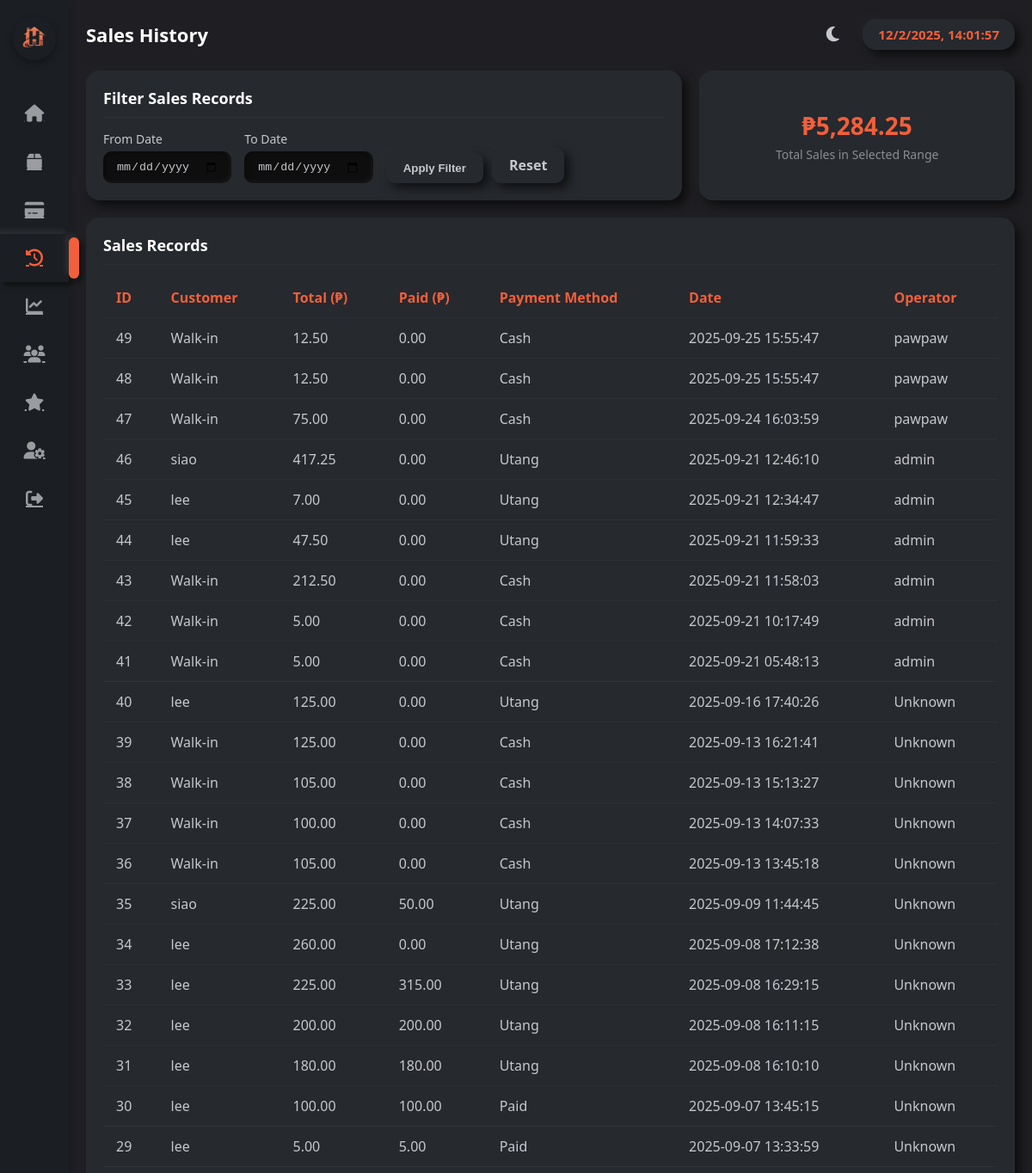
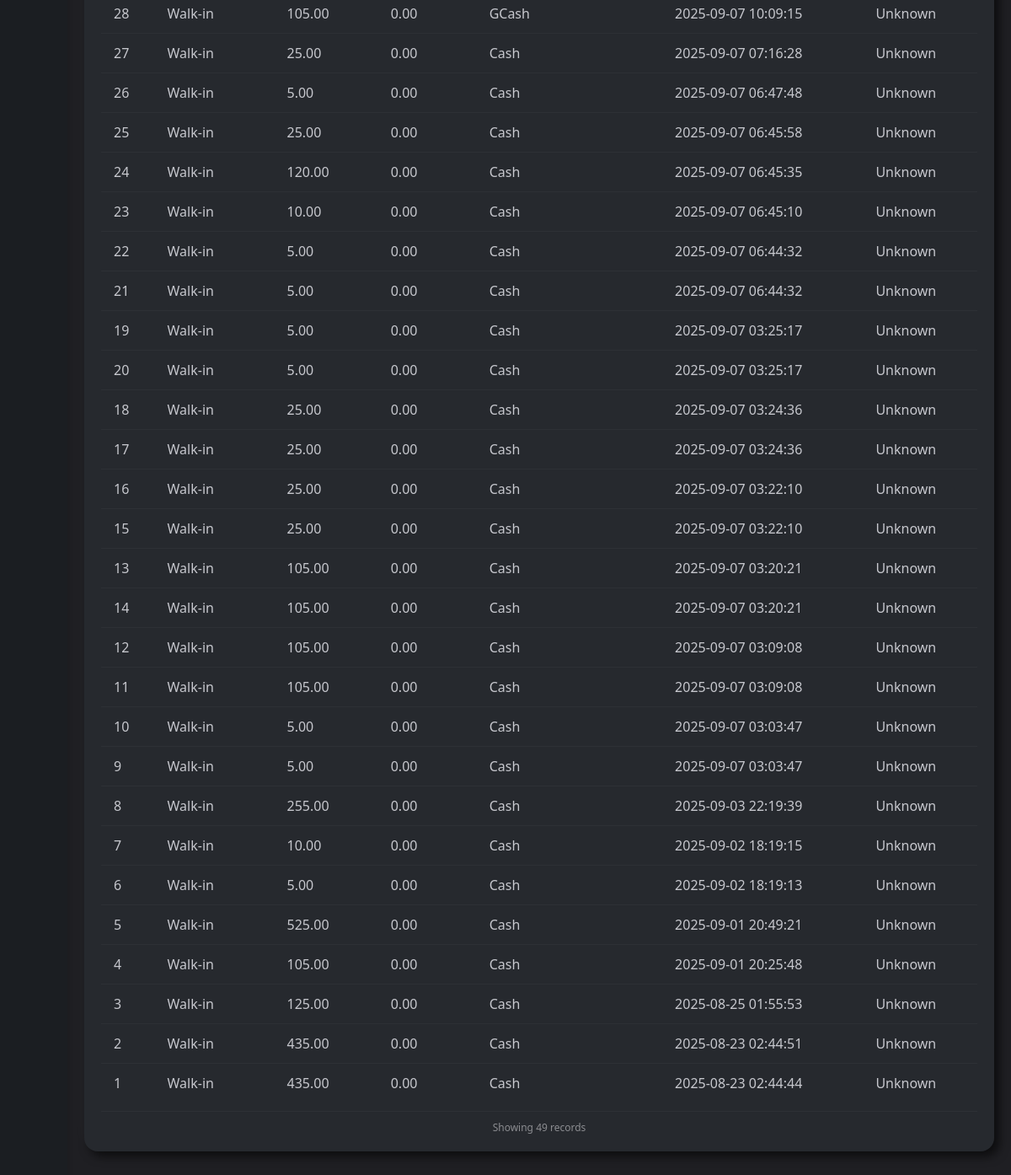
The app's page /sales_history.php (signed in), older data (2 pictures, top to bottom).
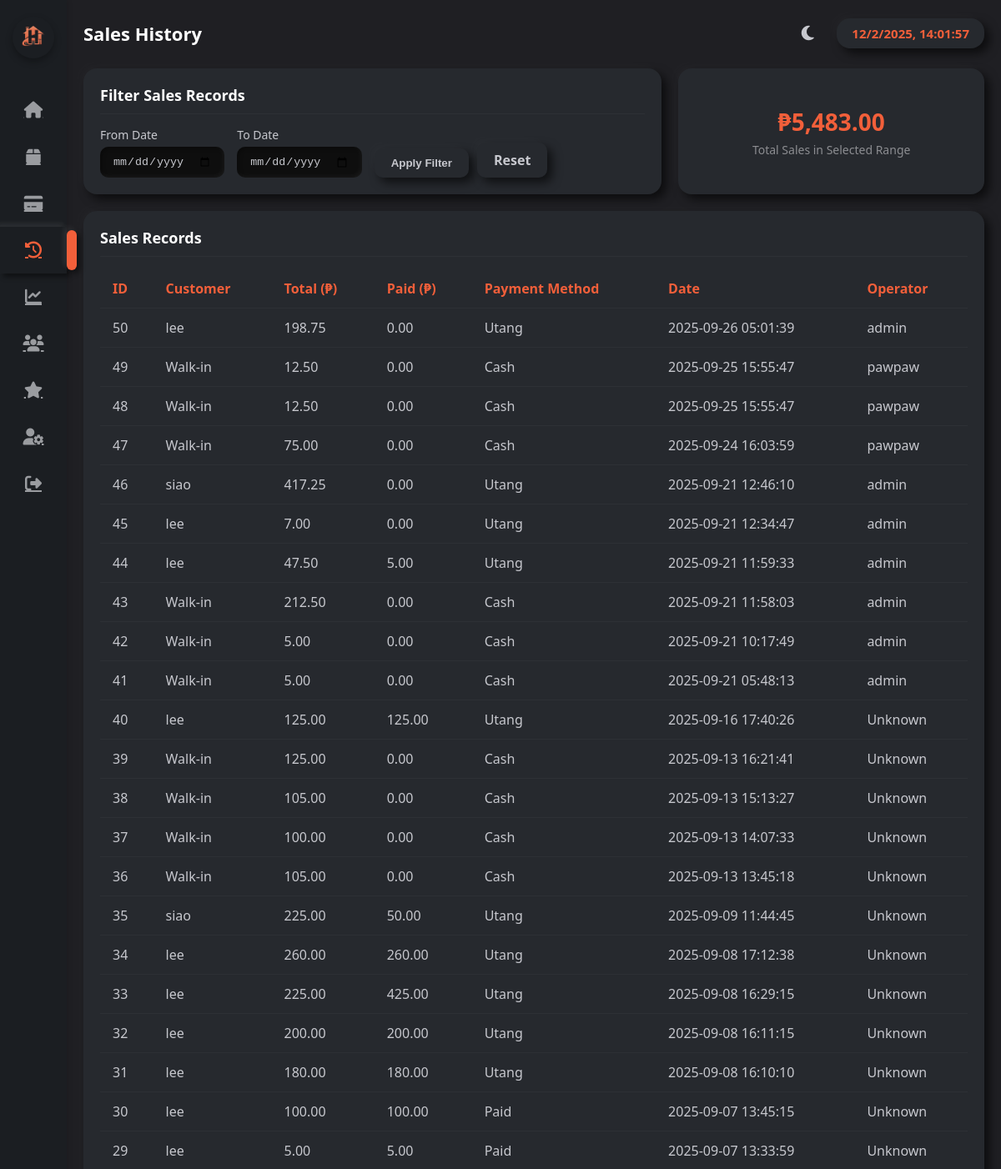
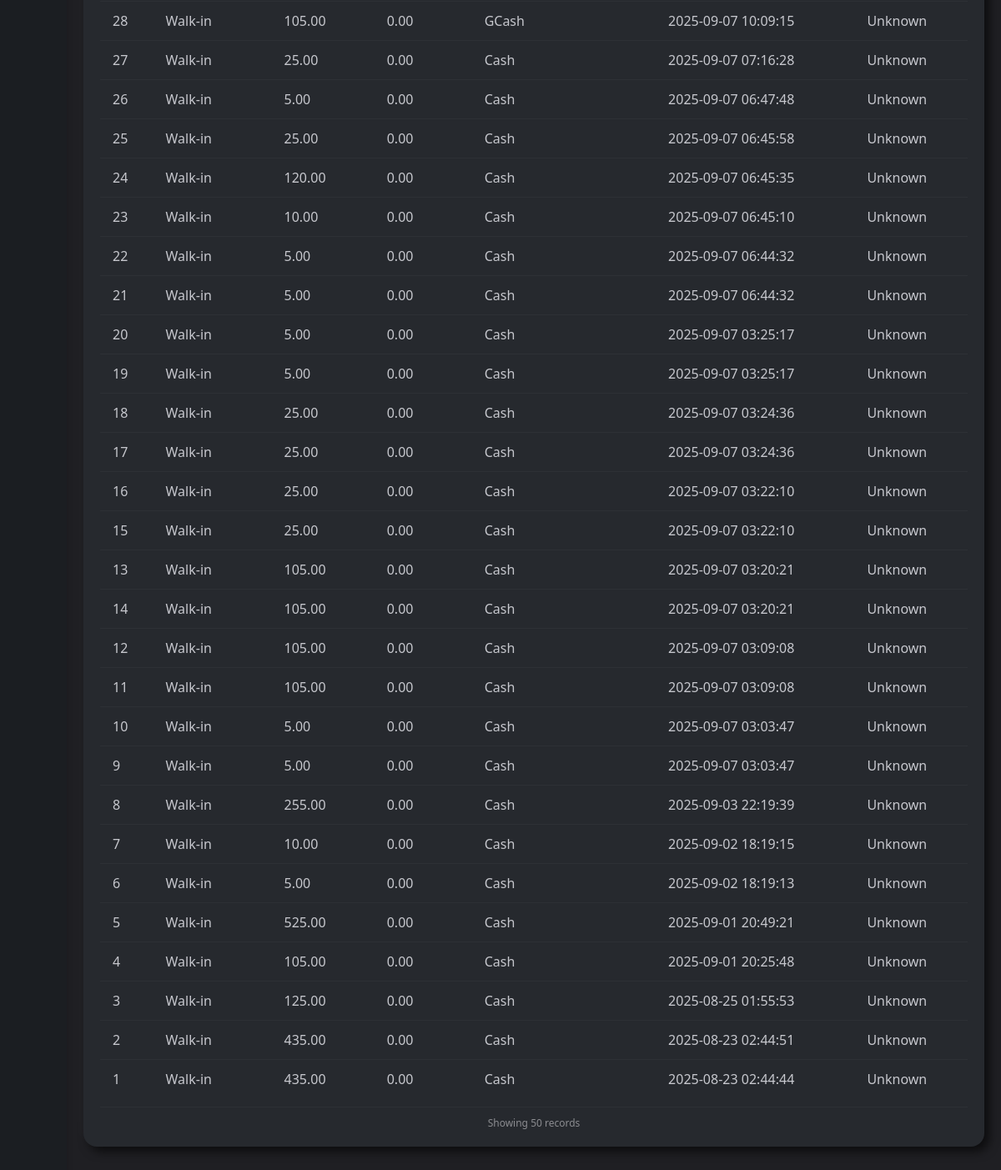
The same page, newer data (2 pictures, top to bottom).
### tables this page shows
CREATE TABLE `sales` (
  `id` int(11) NOT NULL,
  `customer_id` int(11) DEFAULT NULL,
  `user_id` int(11) DEFAULT NULL,
  `total_amount` decimal(10,2) NOT NULL,
  `payment_method` varchar(50) NOT NULL,
  `created_at` timestamp NOT NULL DEFAULT current_timestamp(),
  `paid_amount` decimal(10,2) NOT NULL DEFAULT 0.00
);

CREATE TABLE `users` (
  `id` int(11) NOT NULL,
  `username` varchar(100) NOT NULL,
  `password` varchar(255) NOT NULL,
  `role` enum('admin','cashier') DEFAULT 'cashier',
  `photo` varchar(255) DEFAULT NULL,
  `created_at` timestamp NOT NULL DEFAULT current_timestamp()
);

### sales_history.php (the view, shortened to what this page needs)
<?php
include 'db.php';
 $currentTheme = $_SESSION['theme'];
 $start = $_GET['start_date'] ?? '';
 $end   = $_GET['end_date'] ?? '';
 $where = '';
 $sql = "
  SELECT s.id,
         COALESCE(c.name,'Walk-in') AS customer_name,
         s.total_amount,
         s.paid_amount,
         s.payment_method,
         s.created_at,
         u.username AS operator_name
  FROM sales s
  LEFT JOIN customers c ON s.customer_id = c.id
  LEFT JOIN users u ON s.user_id = u.id
  $where
  ORDER BY s.created_at DESC";
 $result = $conn->query($sql) or die($conn->error);
 $totalQ = $conn->query("SELECT SUM(total_amount) AS total FROM sales s $where");
 $totalSales = $totalQ->fetch_assoc()['total'] ?? 0;
?>
<!DOCTYPE html>
<html lang="en">
<head>
<link rel="stylesheet" href="https://cdnjs.cloudflare.com/ajax/libs/font-awesome/6.4.0/css/all.min.css">
</head>
<body class="<?php echo $currentTheme === 'light' ? 'light-mode' : ''; ?>">
<nav class="sidebar">
  <div class="logo">
    <img src="uploads/logo.png" alt="POS System Logo">
  </div>
  <ul>
    <li>
      <a href="dashboard.php" >
        <i class="fa fa-home"></i>
      </a>
    </li>
    <li>
      <a href="inventory.php">
        <i class="fa fa-box"></i>
      </a>
    </li>
    <li>
      <a href="sales.php">
        <i class="fa fa-credit-card"></i>
      </a>
    </li>
    <li>
      <a href="sales_history.php" class="active">
        <i class="fa fa-history"></i>
      </a>
    </li>
    <li>
      <a href="sales_report.php">
        <i class="fa fa-chart-line"></i>
      </a>
    </li>
    <li>
      <a href="customers.php">
        <i class="fa fa-users"></i>
      </a>
    </li>
    <li>
      <a href="customer_loyalty.php" >
        <i class="fa fa-star"></i>
      </a>
    </li>
    <li>
      <a href="user_management.php">
        <i class="fa fa-user-cog"></i>
      </a>
    </li>
    <li>
      <a href="logout.php">
        <i class="fa fa-sign-out-alt"></i>
      </a>
    </li>
  </ul>
</nav>
<div class="wrapper">
  <main class="main">
    <div class="topbar">
      <h1>Sales History</h1>
      <div style="display: flex; align-items: center;">
        <button id="theme-toggle" class="theme-toggle" title="Toggle theme">
          <i class="fas fa-<?php echo $currentTheme === 'light' ? 'sun' : 'moon'; ?>"></i>
        </button>
        <div id="clock" class="clock-card neu"></div>
      </div>
    </div>
    <div class="top-section">
      <div class="filter-card neu">
        <h2>Filter Sales Records</h2>
        <form method="get" class="filter-bar">
          <div class="filter-group">
            <label>From Date</label>
            <input type="date" name="start_date" value="<?= htmlspecialchars($start) ?>">
          </div>
          <div class="filter-group">
            <label>To Date</label>
            <input type="date" name="end_date" value="<?= htmlspecialchars($end) ?>">
          </div>
          <div class="filter-actions">
            <button type="submit">Apply Filter</button>
            <a href="sales_history.php" class="reset-btn">Reset</a>
          </div>
        </form>
      </div>
      <div class="summary-card neu">
        <h3>₱<?= number_format($totalSales,2) ?></h3>
        <p>Total Sales in Selected Range</p>
      </div>
    </div>
    <div class="table-scroll-container neu">
      <div class="table-header">
        <h2>Sales Records</h2>
      </div>
      <div class="table-wrapper">
        <table>
          <thead>
            <tr>
              <th>ID</th>
              <th>Customer</th>
              <th>Total (₱)</th>
              <th>Paid (₱)</th>
              <th>Payment Method</th>
              <th>Date</th>
              <th>Operator</th>
            </tr>
          </thead>
          <tbody>
            <?php if($result && $result->num_rows > 0): ?>
              <?php while($row = $result->fetch_assoc()): ?>
                <tr class="sale-row" data-id="<?= $row['id'] ?>">
                  <td><?= $row['id'] ?></td>
                  <td><?= $row['customer_name'] ?></td>
                  <td><?= number_format($row['total_amount'],2) ?></td>
                  <td><?= number_format($row['paid_amount'],2) ?></td>
                  <td><?= $row['payment_method'] ?></td>
                  <td><?= $row['created_at'] ?></td>
                  <td><?= htmlspecialchars($row['operator_name'] ?? 'Unknown') ?></td>
                </tr>
              <?php endwhile; ?>
            <?php else: ?>
              <tr><td colspan="7">No sales records found.</td></tr>
            <?php endif; ?>
          </tbody>
        </table>
        <div class="table-info">
          <?php
          $rowCount = $result ? $result->num_rows : 0;
          echo "Showing " . $rowCount . " records";
          ?>
        </div>
      </div>
    </div>
  </main>
</div>
</body>
</html>

Row changes from the older to the newer data that the page shows:
added sales: id "50", customer_name "lee", total_amount "198.75", paid_amount "0.00", payment_method "Utang", created_at "2025-09-26 05:01:39", user.username "admin"
changed sales id 44: paid_amount "0.00" → "5.00"
changed sales id 40: paid_amount "0.00" → "125.00"
changed sales id 34: paid_amount "0.00" → "260.00"
changed sales id 33: paid_amount "315.00" → "425.00"
shown differently, row unchanged: sales id 20: moves up the list
Text that changed along with them:
$totalSales: "5,284.25" → "5,483.00"
$rowCount: "49" → "50"
